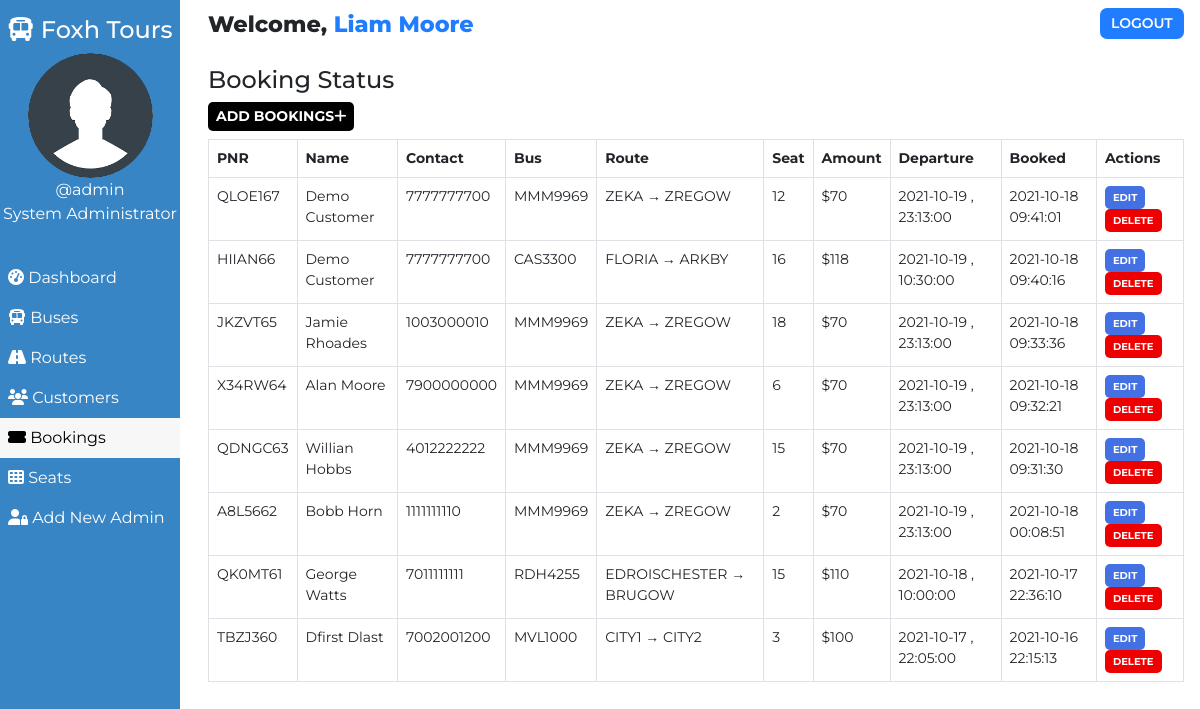
The page /admin/booking.php (signed in) on the database its author committed.
### tables this page shows
CREATE TABLE `users` (
  `user_id` int(11) NOT NULL,
  `user_fullname` varchar(100) NOT NULL,
  `user_name` varchar(30) NOT NULL,
  `user_password` varchar(255) NOT NULL,
  `user_created` datetime NOT NULL DEFAULT CURRENT_TIMESTAMP
);

CREATE TABLE `bookings` (
  `id` int(100) NOT NULL,
  `booking_id` varchar(255) NOT NULL,
  `customer_id` varchar(255) NOT NULL,
  `route_id` varchar(255) NOT NULL,
  `customer_route` varchar(200) NOT NULL,
  `booked_amount` int(100) NOT NULL,
  `booked_seat` varchar(100) NOT NULL,
  `booking_created` datetime NOT NULL DEFAULT CURRENT_TIMESTAMP
);

CREATE TABLE `customers` (
  `id` int(100) NOT NULL,
  `customer_id` varchar(255) NOT NULL,
  `customer_name` varchar(30) NOT NULL,
  `customer_phone` varchar(10) NOT NULL,
  `customer_created` datetime NOT NULL DEFAULT CURRENT_TIMESTAMP
);

CREATE TABLE `routes` (
  `id` int(100) NOT NULL,
  `route_id` varchar(255) NOT NULL,
  `bus_no` varchar(155) NOT NULL,
  `route_cities` varchar(255) NOT NULL,
  `route_dep_date` date NOT NULL,
  `route_dep_time` time NOT NULL,
  `route_step_cost` int(100) NOT NULL,
  `route_created` datetime NOT NULL DEFAULT CURRENT_TIMESTAMP
);

### assets/partials/_functions.php (called while the page is built, shortened)
<?php
    function get_from_table($conn, $table, $primaryKey, $pKeyValue, $toget)
    {
        $sql = "SELECT * FROM $table WHERE $primaryKey='$pKeyValue'";
        $result = mysqli_query($conn, $sql);
        $row = mysqli_fetch_assoc($result);
        if($row)
        {
            return $row["$toget"];
        }
        return false;
    }

### admin/booking.php (the view, shortened to what this page needs)
<!DOCTYPE html>
<html lang="en">
<head>
    <link href="https://cdn.jsdelivr.net/npm/bootstrap@5.0.1/dist/css/bootstrap.min.css" rel="stylesheet">
    <?php
        $page="booking";
    ?>
</head>
<body>
    <?php require '../assets/partials/_admin-header.php';?>
        <?php
            $resultSql = "SELECT * FROM `bookings` ORDER BY booking_created DESC";
            $resultSqlResult = mysqli_query($conn, $resultSql);
            if(!mysqli_num_rows($resultSqlResult)){ ?>
                <div class="container mt-4">
                    <div id="noCustomers" class="alert alert-dark " role="alert">
                        <h1 class="alert-heading">No Bookings Found!!</h1>
                        <p class="fw-light">Be the first person to add one!</p>
                        <hr>
                        <div id="addCustomerAlert" class="alert alert-success" role="alert">
                                Click on <button id="add-button" class="button btn-sm"type="button"data-bs-toggle="modal" data-bs-target="#addModal">ADD <i class="fas fa-plus"></i></button> to add a booking!
                        </div>
                    </div>
                </div>
            <?php }
            else { ?>
            <section id="booking">
                <div id="head">
                    <h4>Booking Status</h4>
                </div>
                <div id="booking-results">
                    <div>
                        <button id="add-button" class="button btn-sm"type="button"data-bs-toggle="modal" data-bs-target="#addModal">Add Bookings<i class="fas fa-plus"></i></button>
                    </div>
                    <table class="table table-hover table-bordered">
                        <thead>
                            <th>PNR</th>
                            <th>Name</th>
                            <th>Contact</th>
                            <th>Bus</th>
                            <th>Route</th>
                            <th>Seat</th>
                            <th>Amount</th>
                            <th>Departure</th>
                            <th>Booked</th>
                            <th>Actions</th>
                        </thead>
                        <?php
                            while($row = mysqli_fetch_assoc($resultSqlResult))
                            {
                                $id = $row["id"];
                                $customer_id = $row["customer_id"];
                                $route_id = $row["route_id"];
                                $pnr = $row["booking_id"];
                                $customer_name = get_from_table($conn, "customers","customer_id", $customer_id, "customer_name");
                                $customer_phone = get_from_table($conn,"customers","customer_id", $customer_id, "customer_phone");
                                $bus_no = get_from_table($conn, "routes", "route_id", $route_id, "bus_no");
                                $route = $row["customer_route"];
                                $booked_seat = $row["booked_seat"];
                                $booked_amount = $row["booked_amount"];
                                $dep_date = get_from_table($conn, "routes", "route_id", $route_id, "route_dep_date");
                                $dep_time = get_from_table($conn, "routes", "route_id", $route_id, "route_dep_time");
                                $booked_timing = $row["booking_created"];
                        ?>
                        <tr>
                            <td>
                                <?php
                                    echo $pnr;
                                ?>
                            </td>
                            <td>
                                <?php
                                    echo $customer_name;
                                ?>
                            </td>
                            <td>
                                <?php
                                    echo $customer_phone;
                                ?>
                            </td>
                            <td>
                                <?php
                                    echo $bus_no;
                                ?>
                            </td>
                            <td>
                                <?php
                                    echo $route;
                                ?>
                            </td>
                            <td>
                                <?php
                                    echo $booked_seat;
                                ?>
                            </td>
                            <td>
                                <?php
                                    echo '$'.$booked_amount;
                                ?>
                            </td>
                            <td>
                                <?php
                                    echo $dep_date . " , ". $dep_time;
                                ?>
                            </td>
                            <td>
                                <?php
                                    echo $booked_timing;
                                ?>
                            </td>
                            <td>
                            <button class="button btn-sm edit-button" data-link="<?php echo $_SERVER['REQUEST_URI']; ?>" data-customerid="<?php
                                                echo $customer_id;?>" data-id="<?php
                                                echo $id;?>" data-name="<?php
                                                echo $customer_name;?>" data-phone="<?php
                                                echo $customer_phone;?>" >Edit</button>
                                <button class="button delete-button btn-sm" data-bs-toggle="modal" data-bs-target="#deleteModal"
                                data-id="<?php
                                                echo $id;?>" data-bookedseat="<?php
                                                echo $booked_seat;
                                            ?>" data-routeid="<?php
                                            echo $route_id;
                                        ?>"> Delete</button>
                            </td>
                        </tr>
                        <?php
                        }
                    ?>
                    </table>
                </div>
            </section>
            <?php } ?>
        </div>
    </main>
</body>
</html>

### assets/partials/_admin-header.php
<?php
    require '_functions.php';
    $conn = db_connect();
    $user_id = $_SESSION['user_id'];
    $sql = "SELECT * FROM users WHERE user_id = $user_id";
    $result = mysqli_query($conn, $sql);
    if($row = mysqli_fetch_assoc($result))
    {
        $user_fullname = $row["user_fullname"];
        $user_name = $row["user_name"];
    }
?>
    <main id="container">
        <div id="sidebar">
            <h4><i class="fas fa-bus"></i> Foxh Tours</h4>
            <div>
                <img class="adminDp" src="../assets/img/userav-min.png" height="125px" alt="Admin Profile Pic">
                <p>
                    <?php  echo '@'.$user_name;  ?>
                </p>
                <p>System Administrator</p>
            </div>
            <ul id="options">
                <li class="option <?php if($page=='dashboard'){ echo 'active';}?>">
                    <a href="./dashboard.php">
                    <i class="fas fa-tachometer-alt"></i> Dashboard
                    </a>
                </li>
                <li class="option <?php if($page=='bus'){ echo 'active';}?>">
                    <a href="./bus.php">
                    <i class="fas fa-bus"></i> Buses
                    </a>
                </li>
                <li class="option <?php if($page=='route'){ echo 'active';}?>">
                    <a href="./route.php">
                    <i class="fas fa-road"></i> Routes
                    </a>
                </li>
                <li class="option <?php if($page=='customer'){ echo 'active';}?>">
                    <a href="./customer.php">
                    <i class="fas fa-users"></i> Customers
                    </a>
                </li>
                <li class="option <?php if($page=='booking'){ echo 'active';}?>">
                    <a href="./booking.php">
                    <i class="fas fa-ticket-alt"></i> Bookings
                    </a>
                </li>
                <li class="option <?php if($page=='seat'){ echo 'active';}?>">
                    <a href="./seat.php">
                    <i class="fas fa-th"></i> Seats
                    </a>
                </li>
                <li class="option <?php if($page=='signup'){ echo 'active';}?>">
                    <a href="./signup.php">
                    <i class="fas fa-user-lock"></i> Add New Admin
                    </a>
                </li>
            </ul>
        </div>
        <div id="main-content">
            <section id="welcome">
                <ul>
                    <li class="welcome-item">Welcome,
                        <span id="USER">
                            <?php
                                echo $user_fullname;
                            ?>
                        </span>
                    </li>
                    <li class="welcome-item">
                        <button id="logout" class="btn-sm">
                            <a href="../assets/partials/_logout.php">LOGOUT</a>
                        </button>
                    </li>
                </ul>
            </section>

### assets/styles/admin.php (style rules this page uses)
body { margin: 0; box-sizing: border-box; font-family: 'Montserrat', sans-serif; background-color: white; }
html { scroll-behavior: smooth; }
*, *::after, *::before { box-sizing: inherit; }
#USER { color: #207DFF; }
.adminDp { border-radius: 50%; }
#welcome { background-color: white; }
#welcome ul { display: flex; justify-content: space-between; list-style-type: none; padding: 0; margin: 0; }
#welcome li { margin: 0 1rem; padding: 0.5rem 0; }
#welcome li:first-child { font-weight: 800; font-size: 1.4rem; }
#logout { padding: 0.3rem 0.7rem; background-color: #207DFF; font-weight: 600; outline: none; border: none; border-radius: 7px; }
#logout a { color: white; text-decoration: none; }
@media only screen and (min-width:1000px) { #sidebar { text-align: center; background-color: #3885c5; color: white; width: 15%; position: fixed; top: 0%; padding-top: 1rem; z-index: 2; height: 100vh; } }
@media only screen and (min-width:1000px) { #sidebar p { margin: 0; } }
@media only screen and (min-width:1000px) { #sidebar ul { margin-top: 2rem; } }
@media only screen and (min-width:1000px) { #options { list-style-type: none; text-align: left; padding-left: 0; } }
@media only screen and (min-width:1000px) { .option a { display: block; padding: 0.5rem; text-decoration: none; color: inherit; } }
@media only screen and (min-width:1000px) { .active { background-color:#f7f7f7; color:black; } }
@media only screen and (min-width:1000px) { #main-content { margin-left: 16%; } }

### assets/styles/admin-options.php (style rules this page uses)
* { font-family: Montserrat; }
#booking #head, #customer #head, #route #head, #seat #head, #bus #head { padding-top: 1rem; }
#booking, #customer, #route, #bus, #seat { padding: 0 1rem; }
#booking-results > div, #customer-results > div, #route-results > div, #bus-results > div { margin-bottom: 0.5rem; }
#booking-results button, #customer-results button, #route button, #bus-results button { border-radius: 5px; }
.button { border: none; font-weight: bold; text-transform: uppercase; }
#add-button { background-color: black; color: white; }
table { font-size: 14px; }
table th,td { padding-left: 0.3rem; }
table button { color: white; }
.edit-button { background-color: #4370E2; }
.delete-button { background-color: #EF0000; }
.edit-button, .delete-button { font-size: 10px }

### rows shown on the page
users: user_name "admin", user_fullname "Liam Moore"
bookings: booking "QLOE167", customer.customer_name "Demo Customer", customer.customer_phone "7777777700", route.bus_no "MMM9969", customer_route "ZEKA → ZREGOW", booked_seat "12", booked_amount "70", route.route_dep_date "2021-10-19", route.route_dep_time "23:13:00", booking_created "2021-10-18 09:41:01"
bookings: booking "HIIAN66", customer.customer_name "Demo Customer", customer.customer_phone "7777777700", route.bus_no "CAS3300", customer_route "FLORIA → ARKBY", booked_seat "16", booked_amount "118", route.route_dep_date "2021-10-19", route.route_dep_time "10:30:00", booking_created "2021-10-18 09:40:16"
bookings: booking "JKZVT65", customer.customer_name "Jamie Rhoades", customer.customer_phone "1003000010", route.bus_no "MMM9969", customer_route "ZEKA → ZREGOW", booked_seat "18", booked_amount "70", route.route_dep_date "2021-10-19", route.route_dep_time "23:13:00", booking_created "2021-10-18 09:33:36"
bookings: booking "X34RW64", customer.customer_name "Alan Moore", customer.customer_phone "7900000000", route.bus_no "MMM9969", customer_route "ZEKA → ZREGOW", booked_seat "6", booked_amount "70", route.route_dep_date "2021-10-19", route.route_dep_time "23:13:00", booking_created "2021-10-18 09:32:21"
bookings: booking "QDNGC63", customer.customer_name "Willian Hobbs", customer.customer_phone "4012222222", route.bus_no "MMM9969", customer_route "ZEKA → ZREGOW", booked_seat "15", booked_amount "70", route.route_dep_date "2021-10-19", route.route_dep_time "23:13:00", booking_created "2021-10-18 09:31:30"
bookings: booking "A8L5662", customer.customer_name "Bobb Horn", customer.customer_phone "1111111110", route.bus_no "MMM9969", customer_route "ZEKA → ZREGOW", booked_seat "2", booked_amount "70", route.route_dep_date "2021-10-19", route.route_dep_time "23:13:00", booking_created "2021-10-18 00:08:51"
bookings: booking "QK0MT61", customer.customer_name "George Watts", customer.customer_phone "7011111111", route.bus_no "RDH4255", customer_route "EDROISCHESTER → BRUGOW", booked_seat "15", booked_amount "110", route.route_dep_date "2021-10-18", route.route_dep_time "10:00:00", booking_created "2021-10-17 22:36:10"
bookings: booking "TBZJ360", customer.customer_name "Dfirst Dlast", customer.customer_phone "7002001200", route.bus_no "MVL1000", customer_route "CITY1 → CITY2", booked_seat "3", booked_amount "100", route.route_dep_date "2021-10-17", route.route_dep_time "22:05:00", booking_created "2021-10-16 22:15:13"
